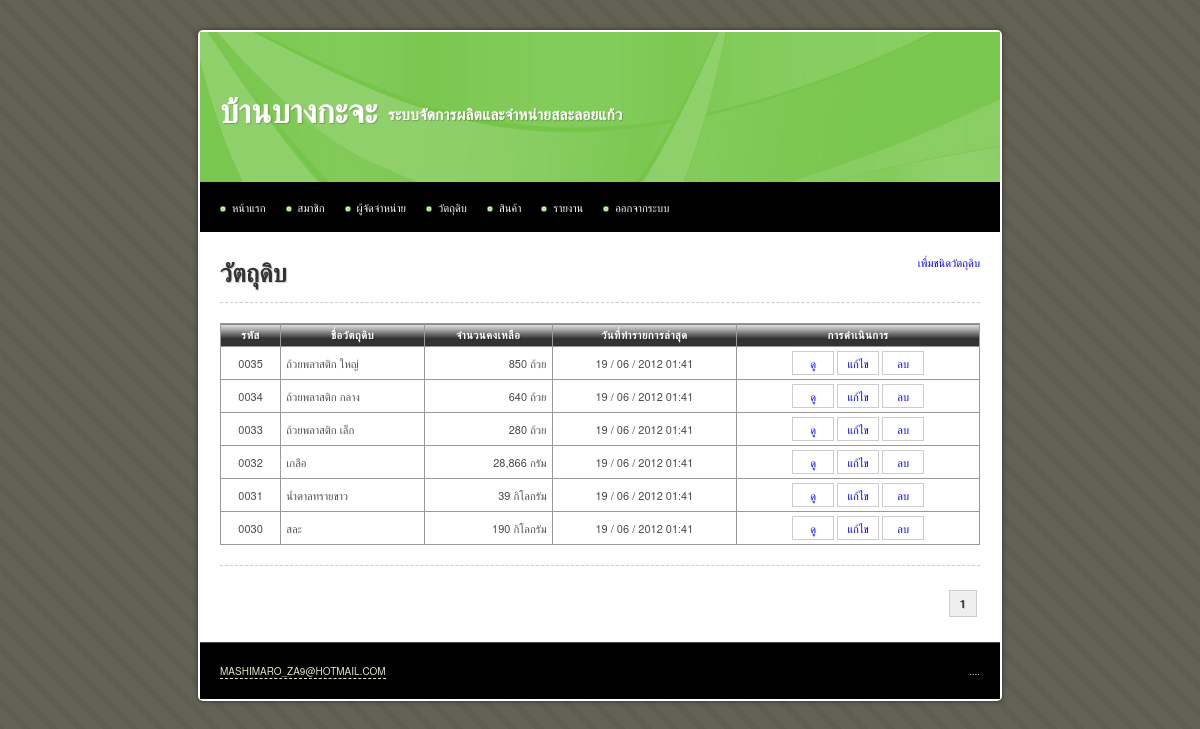
The app's page /main/material.php (signed in), older data.
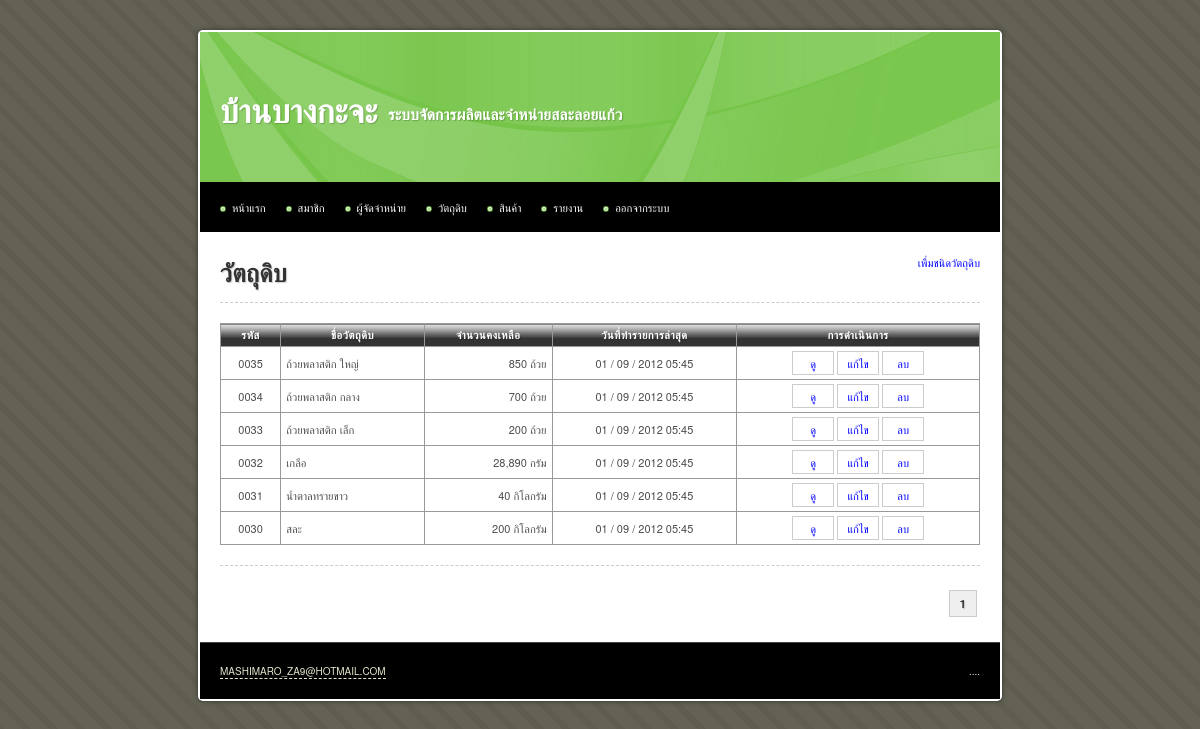
The same page, newer data.
### tables this page shows
CREATE TABLE IF NOT EXISTS `material` (
  `id` int(10) unsigned NOT NULL AUTO_INCREMENT,
  `name` varchar(255) NOT NULL,
  `total` int(10) NOT NULL,
  `description` text,
  `stock_min` int(10) unsigned NOT NULL DEFAULT '0',
  `stock_max` int(10) unsigned NOT NULL DEFAULT '0',
  `unit` varchar(255) NOT NULL,
  `date_create` datetime NOT NULL,
  `date_update` timestamp NOT NULL DEFAULT CURRENT_TIMESTAMP,
  `date_update_transaction` datetime DEFAULT NULL,
  PRIMARY KEY (`id`)
);

### iic_tools/helpers/iic_utilities_helper.php (called while the page is built, shortened)
<?php
function change_date_format($date, $old_separator = "-", $old_format = 'y-m-d', $new_separator = " / ", $new_format = "d-m-y")
{
	@list($_old_format_path1, $_old_format_path2, $_old_format_path3) = explode('-', $old_format);
	@list($_date_path[$_old_format_path1], $_date_path[$_old_format_path2], $_date_path[$_old_format_path3]) = explode($old_separator, $date);
	@list($_new_format_path1, $_new_format_path2, $_new_format_path3) = explode('-', $new_format);
	$_new_date = $_date_path[$_new_format_path1].$new_separator.$_date_path[$_new_format_path2].$new_separator.$_date_path[$_new_format_path3];
	return $_new_date;
}
function change_date_time_format($date_time)
{
	@list($_date, $_time) = explode(" ", $date_time);
	$_new_date		= change_date_format($_date);
	$_new_date_time = $_new_date.' '.substr($_time, 0, 5);
	return $_new_date_time;
}
function zero_fill($length, $data)
{
	while(strlen($data) < $length)
	{
		$data = '0'.$data;
	}
	return $data;
}
function remove_comma($number, $decimal = 0)
{
	$_int		= 0;
	$_decimal	= '';
	if(count(explode (".", $number)) > 1)
	{
		list($_int, $_decimal) = explode (".", $number);
	}
	else
	{
		$_int = ($number == '') ? 0 : $number;
	}
	$_int = explode (',', $_int);
	$_int = implode ($_int);
	$_new_number = $_int.$_decimal;
	return $_new_number;
}
function add_comma($number, $decimal = 0)
{
	$_sign		= '';
	$_int		= 0;
	$_decimal	= '';
	if(count(explode (".", $number)) > 1)
	{
		list($_int, $_decimal) = explode (".", $number);
	}
	else
	{
		$_int = ($number == '') ? 0 : $number;
	}
	$_int = remove_comma($_int);
	if($_int < 0)
	{
		$_sign = '-';
		$_int = str_replace('-', '', $_int);
	}
	else
	{
		$_sign = '';
	}
	$_total_loop = (strlen($_int) > 3) ? floor(strlen($_int) / 3) : 0;
	for($_loop = $_total_loop; $_loop > 0; $_loop--)
	{
		$_length = (3 * $_loop) * -1;
		$_int = substr_replace($_int, ',', $_length, 0 );
	}
	$_new_number = $_sign.$_int.$_decimal;
	return $_new_number;
}

### main/material.php (the view, shortened to what this page needs)
<?php
$sql = 'SELECT * FROM material';
$query = mysql_query($sql);
$total_rows = mysql_num_rows($query);
$rows_per_page = 10;
$limit_start = ($_GET['page'] - 1) * $rows_per_page;
$target = 'material.php?page=';
?>
<!DOCTYPE html PUBLIC "-//W3C//DTD XHTML 1.0 Transitional//EN" "http://www.w3.org/TR/xhtml1/DTD/xhtml1-transitional.dtd">
<html xmlns="http://www.w3.org/1999/xhtml">
<head>
<?php include("inc.css.php"); ?>
</head>
<body>
<div id="container">
	<?php include("inc.header.php"); ?>
	<div id="content">
		<a href="material_create.php" class="float_r">เพื่มชนิดวัตถุดิบ</a>
		<h1>วัตถุดิบ</h1>
		<hr />
			<form method="post" action="material_order_create.php">
				<table width="100%" border="1" align="center" cellpadding="5" cellspacing="0">
					<thead>
						<tr>
							<th scope="col">รหัส</th>
							<th scope="col">ชื่อวัตถุดิบ</th>
							<th scope="col">จำนวนคงเหลือ</th>
							<th scope="col">วันที่ทำรายการล่าสุด</th>
							<th scope="col">การดำเนินการ</th>
						</tr>
					</thead>
					<tbody>
						<?php
						$sql = 'SELECT *
								FROM material
								ORDER BY id DESC
								LIMIT '.$limit_start.', '.$rows_per_page;
						$query = mysql_query($sql);
						$query_row = mysql_num_rows($query);
						if($query_row > 0)
						{
							while($data = mysql_fetch_array($query))
							{
								$date_update_transaction = (is_null($data['date_update_transaction'])) ? '-' : change_date_time_format($data['date_update_transaction']);
								echo '	<tr>
											<td class="center">'.zero_fill(4, $data['id']).'</td>
											<td>'.$data['name'].'</td>
											<td class="right">'.add_comma($data['total']).' '.$data['unit'].'</td>
											<td class="center">'.$date_update_transaction.'</td>
											<td class="center">
												<a class="button" href="material_view.php?id='.$data['id'].'">ดู</a>
												<a class="button" href="material_update.php?id='.$data['id'].'">แก้ไข</a>
												<a class="button" href="material_delete.php?id='.$data['id'].'">ลบ</a>
											</td>
										</tr>';
							}
						}
						else
						{
							echo '<tr><td colspan="7" class="center">ไม่มีข้อมูล</td></tr>';
						}
						?>
					</tbody>
				</table>
			</form>
		<hr />
		<div class="pagination">
			<?php echo get_pagination($total_rows, $target, $_GET['page'], $rows_per_page); ?>
		</div>
	</div>
	<?php include("inc.footer.php"); ?>
</div>
</body>
</html>

Row changes from the older to the newer data that the page shows:
changed material "ถ้วยพลาสติก ใหญ่": date_update_transaction "19 / 06 / 2012 01:41" → "01 / 09 / 2012 05:45"
changed material "ถ้วยพลาสติก กลาง": total "640" → "700"; date_update_transaction "19 / 06 / 2012 01:41" → "01 / 09 / 2012 05:45"
changed material "ถ้วยพลาสติก เล็ก": total "280" → "200"; date_update_transaction "19 / 06 / 2012 01:41" → "01 / 09 / 2012 05:45"
changed material "เกลือ": total "28,866" → "28,890"; date_update_transaction "19 / 06 / 2012 01:41" → "01 / 09 / 2012 05:45"
changed material "น้ำตาลทรายขาว": total "39" → "40"; date_update_transaction "19 / 06 / 2012 01:41" → "01 / 09 / 2012 05:45"
changed material "สละ": total "190" → "200"; date_update_transaction "19 / 06 / 2012 01:41" → "01 / 09 / 2012 05:45"
